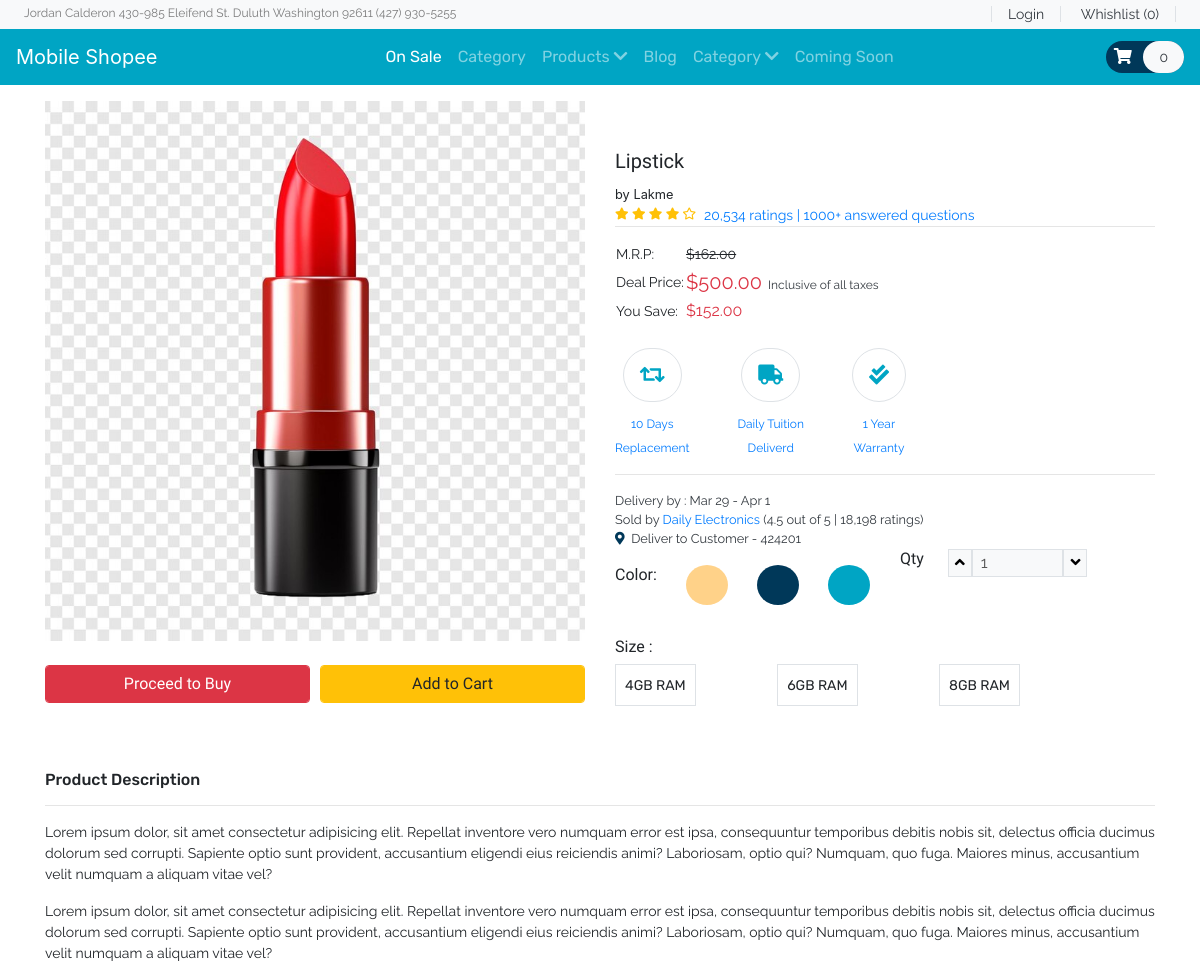
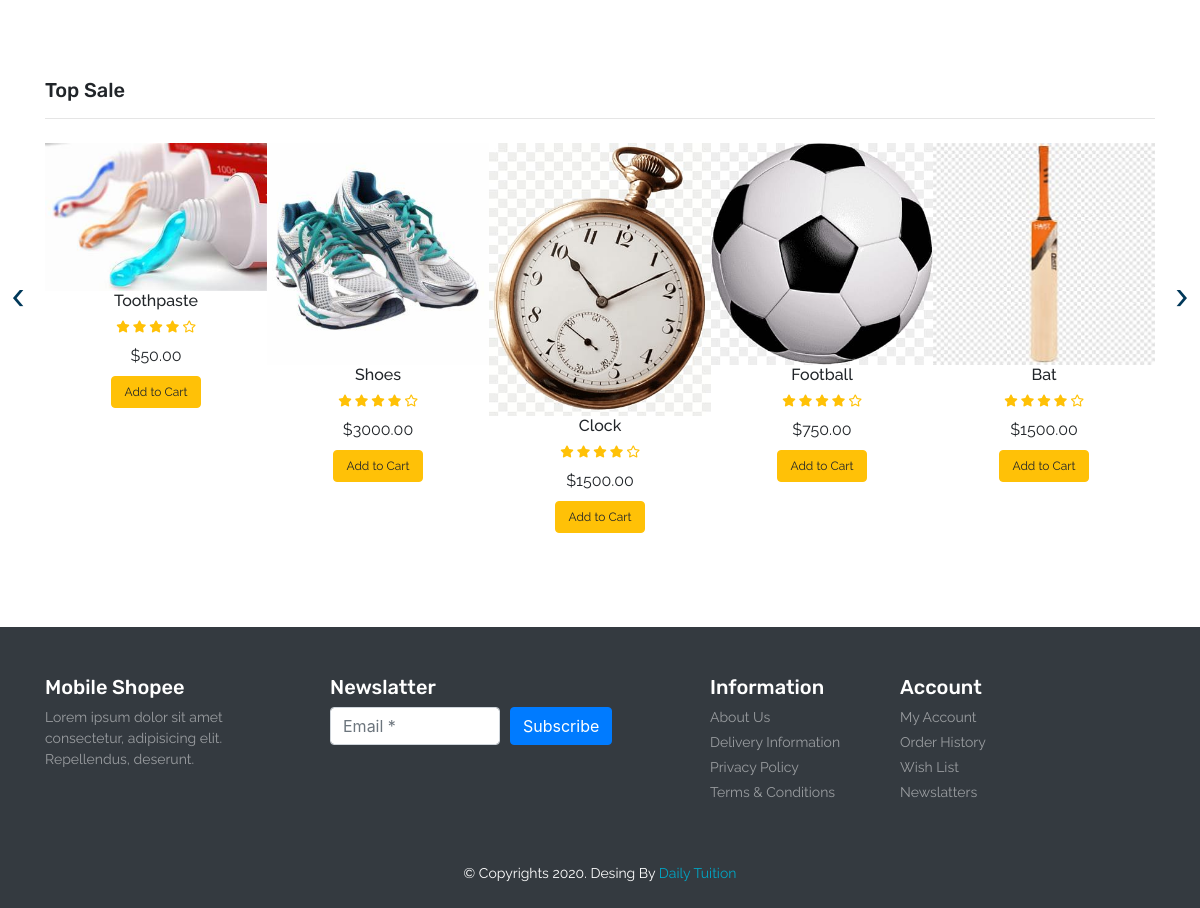
Page /product.php?item_id=2 on the committed database (2 pictures, top to bottom).
### tables this page shows
CREATE TABLE `product` (
  `item_id` int(11) NOT NULL,
  `item_brand` varchar(200) NOT NULL,
  `item_name` varchar(255) NOT NULL,
  `item_price` double(10,2) NOT NULL,
  `item_image` varchar(255) NOT NULL,
  `item_register` datetime DEFAULT NULL
);

### database/DBController.php (called while the page is built, shortened)
<?php
class DBController
{
    protected $host = 'localhost';
    protected $user = 'root';
    protected $password = '';
    protected $database = "shopping";
    public function __construct()
    {
        $this->con = mysqli_connect($this->host, $this->user, $this->password, $this->database);
    }
}

### functions.php (called while the page is built, shortened)
<?php
require ('database/DBController.php');
require ('database/Product.php');
$db = new DBController();
$product = new Product($db);
$product_shuffle = $product->getData();
$Cart = new Cart($db );

### database/Product.php (called while the page is built, shortened)
<?php
class Product
{
    public $db = null;
    public function __construct(DBController $db)
    {
        $this->db = $db;
    }
    public function getData($table = 'product'){
        $result = $this->db->con->query("SELECT * FROM {$table}");
        $resultArray = array();
        while ($item = mysqli_fetch_array($result, MYSQLI_ASSOC)){
            $resultArray[] = $item;
        }
        return $resultArray;
    }
}

### product.php (called while the page is built)
<?php
include ('header.php');
?>
<?php
    include ('Template/_products.php');
    include ('Template/_top-sale.php');
?>
<?php
include ('footer.php');
?>

### Template/_top-sale.php (the view, shortened to what this page needs)
<?php
    shuffle($product_shuffle);
?>
<section id="top-sale">
    <div class="container py-5">
        <h4 class="font-rubik font-size-20">Top Sale</h4>
        <hr>
        <div class="owl-carousel owl-theme">
            <?php foreach ($product_shuffle as $item) { ?>
            <div class="item py-2">
                <div class="product font-rale">
                    <a href="<?php printf('%s?item_id=%s', 'product.php',  $item['item_id']); ?>"><img src="<?php echo $item['item_image'] ?? "./assets/products/1.png"; ?>" alt="product1" class="img-fluid"></a>
                    <div class="text-center">
                        <h6><?php echo  $item['item_name'] ?? "Unknown";  ?></h6>
                        <div class="rating text-warning font-size-12">
                            <span><i class="fas fa-star"></i></span>
                            <span><i class="fas fa-star"></i></span>
                            <span><i class="fas fa-star"></i></span>
                            <span><i class="fas fa-star"></i></span>
                            <span><i class="far fa-star"></i></span>
                        </div>
                        <div class="price py-2">
                            <span>$<?php echo $item['item_price'] ?? '0' ; ?></span>
                        </div>
                        <form method="post">
                            <?php
                            if (in_array($item['item_id'], $Cart->getCartId($product->getData('cart')) ?? [])){
                                echo '<button type="submit" disabled class="btn btn-success font-size-12">In the Cart</button>';
                            }else{
                                echo '<button type="submit" name="top_sale_submit" class="btn btn-warning font-size-12">Add to Cart</button>';
                            }
                            ?>
                        </form>
                    </div>
                </div>
            </div>
            <?php }  ?>
        </div>
    </div>
</section>

### Template/_products.php
<?php
    $item_id = $_GET['item_id'] ?? 1;
    foreach ($product->getData() as $item) :
        if ($item['item_id'] == $item_id) :
?>
<section id="product" class="py-3">
    <div class="container">
        <div class="row">
            <div class="col-sm-6">
                <img src="<?php echo $item['item_image'] ?? "./assets/products/1.png" ?>" alt="product" class="img-fluid">
                <div class="form-row pt-4 font-size-16 font-baloo">
                    <div class="col">
                        <button type="submit" class="btn btn-danger form-control">Proceed to Buy</button>
                    </div>
                    <div class="col">
                        <?php
                        if (in_array($item['item_id'], $Cart->getCartId($product->getData('cart')) ?? [])){
                            echo '<button type="submit" disabled class="btn btn-success font-size-16 form-control">In the Cart</button>';
                        }else{
                            echo '<button type="submit" name="top_sale_submit" class="btn btn-warning font-size-16 form-control">Add to Cart</button>';
                        }
                        ?>
                    </div>
                </div>
            </div>
            <div class="col-sm-6 py-5">
                <h5 class="font-baloo font-size-20"><?php echo $item['item_name'] ?? "Unknown"; ?></h5>
                <small>by <?php echo $item['item_brand'] ?? "Brand"; ?></small>
                <div class="d-flex">
                    <div class="rating text-warning font-size-12">
                        <span><i class="fas fa-star"></i></span>
                        <span><i class="fas fa-star"></i></span>
                        <span><i class="fas fa-star"></i></span>
                        <span><i class="fas fa-star"></i></span>
                        <span><i class="far fa-star"></i></span>
                    </div>
                    <a href="#" class="px-2 font-rale font-size-14">20,534 ratings | 1000+ answered questions</a>
                </div>
                <hr class="m-0">
                <table class="my-3">
                    <tr class="font-rale font-size-14">
                        <td>M.R.P:</td>
                        <td><strike>$162.00</strike></td>
                    </tr>
                    <tr class="font-rale font-size-14">
                        <td>Deal Price:</td>
                        <td class="font-size-20 text-danger">$<span><?php echo $item['item_price'] ?? 0; ?></span><small class="text-dark font-size-12">&nbsp;&nbsp;Inclusive of all taxes</small></td>
                    </tr>
                    <tr class="font-rale font-size-14">
                        <td>You Save:</td>
                        <td><span class="font-size-16 text-danger">$152.00</span></td>
                    </tr>
                </table>
                <div id="policy">
                    <div class="d-flex">
                        <div class="return text-center mr-5">
                            <div class="font-size-20 my-2 color-second">
                                <span class="fas fa-retweet border p-3 rounded-pill"></span>
                            </div>
                            <a href="#" class="font-rale font-size-12">10 Days <br> Replacement</a>
                        </div>
                        <div class="return text-center mr-5">
                            <div class="font-size-20 my-2 color-second">
                                <span class="fas fa-truck  border p-3 rounded-pill"></span>
                            </div>
                            <a href="#" class="font-rale font-size-12">Daily Tuition <br>Deliverd</a>
                        </div>
                        <div class="return text-center mr-5">
                            <div class="font-size-20 my-2 color-second">
                                <span class="fas fa-check-double border p-3 rounded-pill"></span>
                            </div>
                            <a href="#" class="font-rale font-size-12">1 Year <br>Warranty</a>
                        </div>
                    </div>
                </div>
                <hr>
                <div id="order-details" class="font-rale d-flex flex-column text-dark">
                    <small>Delivery by : Mar 29  - Apr 1</small>
                    <small>Sold by <a href="#">Daily Electronics </a>(4.5 out of 5 | 18,198 ratings)</small>
                    <small><i class="fas fa-map-marker-alt color-primary"></i>&nbsp;&nbsp;Deliver to Customer - 424201</small>
                </div>
                <div class="row">
                    <div class="col-6">
                        <div class="color my-3">
                            <div class="d-flex justify-content-between">
                                <h6 class="font-baloo">Color:</h6>
                                <div class="p-2 color-yellow-bg rounded-circle"><button class="btn font-size-14"></button></div>
                                <div class="p-2 color-primary-bg rounded-circle"><button class="btn font-size-14"></button></div>
                                <div class="p-2 color-second-bg rounded-circle"><button class="btn font-size-14"></button></div>
                            </div>
                        </div>
                    </div>
                    <div class="col-6">
                        <div class="qty d-flex">
                            <h6 class="font-baloo">Qty</h6>
                            <div class="px-4 d-flex font-rale">
                                <button class="qty-up border bg-light" data-id="pro1"><i class="fas fa-angle-up"></i></button>
                                <input type="text" data-id="pro1" class="qty_input border px-2 w-50 bg-light" disabled value="1" placeholder="1">
                                <button data-id="pro1" class="qty-down border bg-light"><i class="fas fa-angle-down"></i></button>
                            </div>
                        </div>
                    </div>
                </div>
                <div class="size my-3">
                    <h6 class="font-baloo">Size :</h6>
                    <div class="d-flex justify-content-between w-75">
                        <div class="font-rubik border p-2">
                            <button class="btn p-0 font-size-14">4GB RAM</button>
                        </div>
                        <div class="font-rubik border p-2">
                            <button class="btn p-0 font-size-14">6GB RAM</button>
                        </div>
                        <div class="font-rubik border p-2">
                            <button class="btn p-0 font-size-14">8GB RAM</button>
                        </div>
                    </div>
                </div>
            </div>
            <div class="col-12">
                <h6 class="font-rubik">Product Description</h6>
                <hr>
                <p class="font-rale font-size-14">Lorem ipsum dolor, sit amet consectetur adipisicing elit. Repellat inventore vero numquam error est ipsa, consequuntur temporibus debitis nobis sit, delectus officia ducimus dolorum sed corrupti. Sapiente optio sunt provident, accusantium eligendi eius reiciendis animi? Laboriosam, optio qui? Numquam, quo fuga. Maiores minus, accusantium velit numquam a aliquam vitae vel?</p>
                <p class="font-rale font-size-14">Lorem ipsum dolor, sit amet consectetur adipisicing elit. Repellat inventore vero numquam error est ipsa, consequuntur temporibus debitis nobis sit, delectus officia ducimus dolorum sed corrupti. Sapiente optio sunt provident, accusantium eligendi eius reiciendis animi? Laboriosam, optio qui? Numquam, quo fuga. Maiores minus, accusantium velit numquam a aliquam vitae vel?</p>
            </div>
        </div>
    </div>
</section>
<?php
        endif;
        endforeach;
?>

### style.css (style rules this page uses)
button, button:focus { outline: none !important; box-shadow: none !important; }
.font-baloo { font-family: "Baloo Thambi 2", cursive; }
.font-rale { font-family: "Raleway", cursive; }
.font-rubik { font-family: "Rubik", cursive; }
.font-size-12 { font-size: 12px; }
.font-size-14 { font-size: 14px; }
.font-size-16 { font-size: 16px; }
.font-size-20 { font-size: 20px; }
.color-primary { color: #003859; }
.color-primary-bg { background: #003859; }
.color-second { color: #00A5C4; }
.color-second-bg { background: #00A5C4; }
.color-yellow-bg { background: #FFD289; }
#top-sale .owl-carousel .item .product a { overflow: hidden; }
#top-sale .owl-carousel .item .product img { transition: transform 0.5s ease; }

### rows in the picture
product: item_image (picture), item_name "Lipstick", item_brand "Lakme", item_price "500.00"
product: item_image (picture), item_name "Toothpaste", item_price "50.00"
product: item_image (picture), item_name "Shoes", item_price "3000.00"
product: item_image (picture), item_name "Clock", item_price "1500.00"
product: item_image (picture), item_name "Football", item_price "750.00"
product: item_image (picture), item_name "Bat", item_price "1500.00"

### other values in the picture
count($product->getData('cart')) "0"
